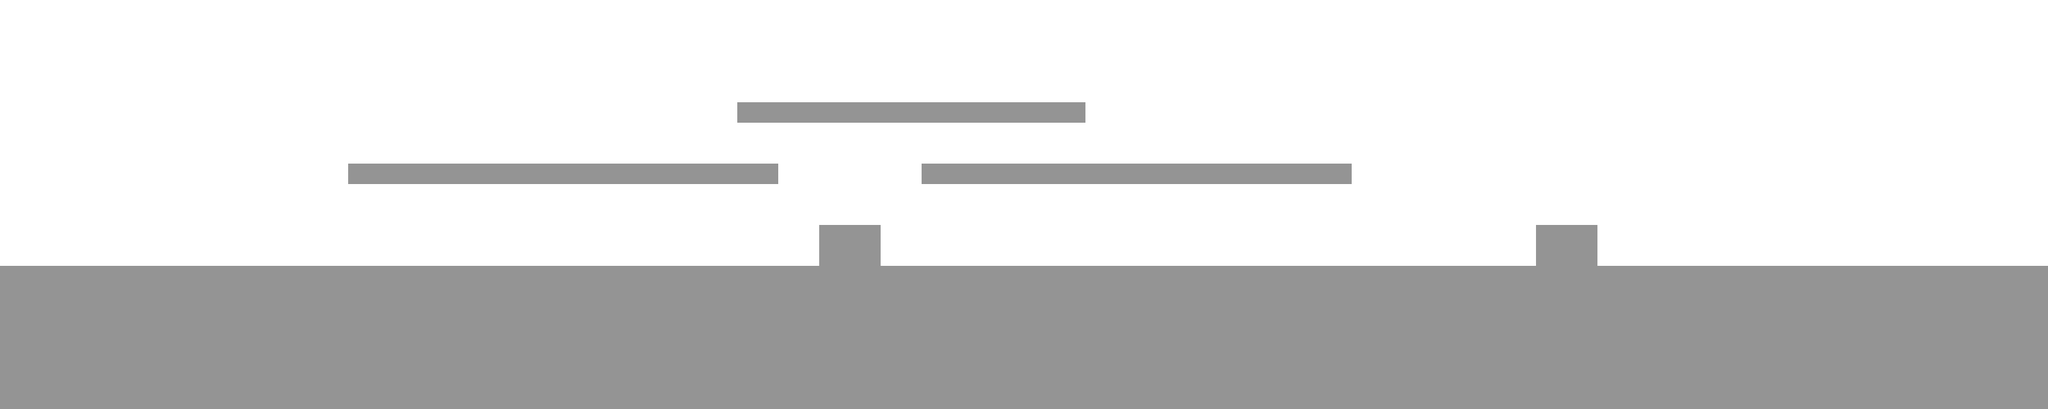

Tiled map render using the project's own tile images. Description and the map definition, with tile-layer contents summarised, below:
An orthogonal 100x20 tile map with 32x32 px tiles, 2 tile layers (backgroundLayer, blockedLayer) and 6 objects.

<map version="1.2" tiledversion="1.2.3" orientation="orthogonal" renderorder="right-down" width="100" height="20" tilewidth="32" tileheight="32" infinite="0" nextlayerid="9" nextobjectid="13">
 <tileset firstgid="1" name="tileset" tilewidth="32" tileheight="32" tilecount="16" columns="4">
  <image source="tileset.png" width="128" height="128" />
 </tileset>
 <layer id="6" name="backgroundLayer" width="100" height="20">
  <data>[2000 cells, 2000 non-empty, 1 distinct tile ids]</data>
 </layer>
 <layer id="7" name="blockedLayer" width="100" height="20">
  <data>[2000 cells, 771 non-empty, 1 distinct tile ids]</data>
 </layer>
 <objectgroup id="8" name="objectsLayer">
  <object id="7" gid="7" x="2944" y="384" width="32" height="32">
   <properties>
    <property name="type" value="exit" />
   </properties>
  </object>
  <object id="8" gid="7" x="64" y="384" width="32" height="32">
   <properties>
    <property name="type" value="playerStart" />
   </properties>
  </object>
  <object id="9" gid="7" x="608" y="224" width="32" height="32">
   <properties>
    <property name="type" value="enemy" />
   </properties>
  </object>
  <object id="10" gid="7" x="1312" y="128" width="32" height="32">
   <properties>
    <property name="type" value="enemy" />
   </properties>
  </object>
  <object id="11" gid="7" x="1728" y="224" width="32" height="32">
   <properties>
    <property name="type" value="enemy" />
   </properties>
  </object>
  <object id="12" gid="7" x="1664" y="384" width="32" height="32">
   <properties>
    <property name="type" value="enemy" />
   </properties>
  </object>
 </objectgroup>
</map>
